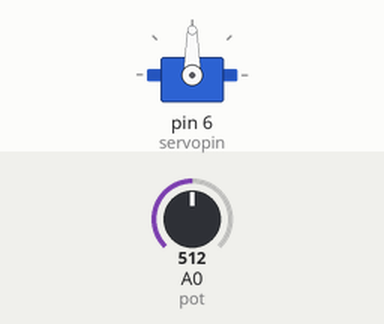
The sketch below on a simulated Arduino Uno, built with avr-gcc and run on an emulated ATmega328P. Parts: servo. The inputs (shaded band) are chosen by the test bench; at power-on: A0 (pot) = 512.

Above: at 1.2 s.
1.3 s: A0 (pot) set to 716
At 2.5 s:
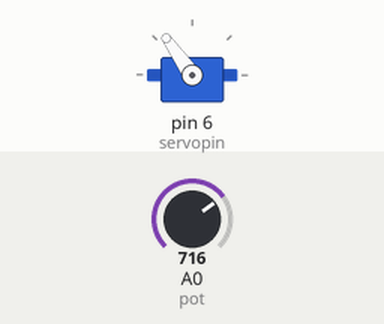
2.8 s: A0 (pot) set to 900
At 3.9 s:
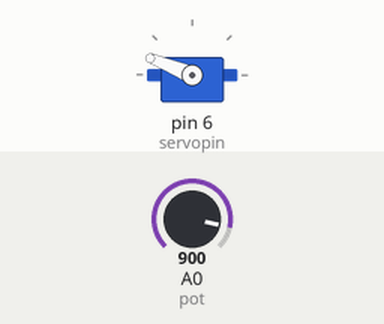
4.3 s: A0 (pot) set to 1023
At 4.9 s:
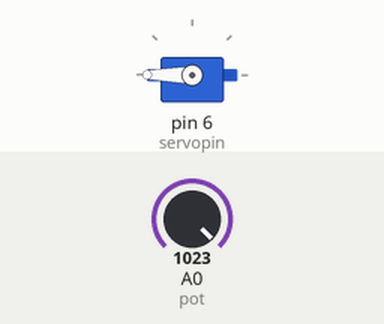
5.8 s: A0 (pot) set to 306
At 6.2 s:
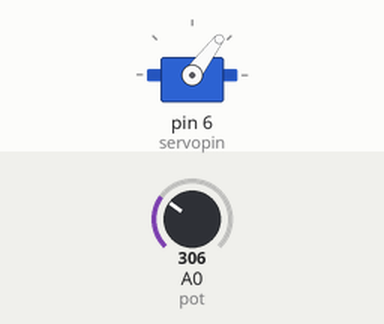
7.3 s: A0 (pot) set to 122
At 8.8 s:
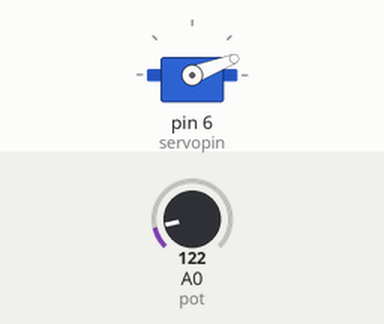
Timing chart, 0 to 9.8 s (numbered marks = the images above; inputs shaded):
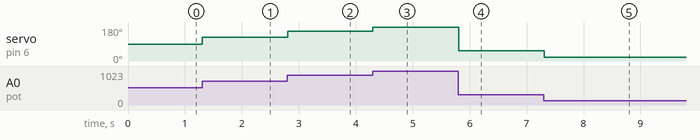

The sketch:

Servo_con_potenciometro.ino
```cpp
/*
CONTROL DE UN SERVO CON UN POTENCIÓMETRO
Lo que se busca con esta práctica es poder controlar un servo con
un potenciometro, consiste en que el servo se mueva a corde con el
potenciómetro.
Servo (PIN 6)
potenciómetro (PIN Analog A0)

Autor: Marcos Antonio Mariño Mota
Data: 23/03/2023
*/
#include <Servo.h>

Servo servo1;

int servopin = 6;

int angulo = 0;

int pot = A0;

int potvalue=0;

void setup() {

  servo1.attach(servopin);

  pinMode (pot,INPUT);

  servo1.write(angulo);
potvalue= analogRead(pot);

  angulo=map(potvalue,0,1023,0,180);
}


  void loop() {

  potvalue= analogRead(pot);

  angulo=map(potvalue,0,1023,0,180);

  servo1.write(angulo);

  delay(10);

}
```

Measured:
- after the input at 1.3 s, servo on pin 6 (servopin): 90° → 125° at once
- after the input at 2.8 s, servo on pin 6 (servopin): 125° → 158° at once
- after the input at 4.3 s, servo on pin 6 (servopin): 158° → 180° at once
- after the input at 5.8 s, servo on pin 6 (servopin): 180° → 53° at once
- after the input at 7.3 s, servo on pin 6 (servopin): 53° → 21° at once
